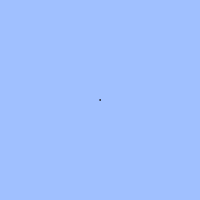
Frame 1 (no input)
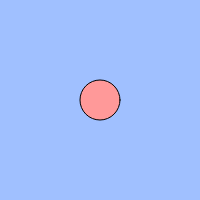
Frame 60 (no input)
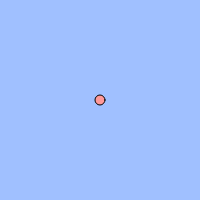
Frame 120 (the mouse pressed at the canvas centre since frame 60)

The p5.js sketch that drew these frames (run headless with seeded random() and noise() and a simulated clock; from frame 60 on, the mouse is pressed at the canvas centre):

// p5.js sketch
// ── sketch.js
// 練習問題「心臓の鼓動のように大きくなったり小さくなったりする円」
let count;
let cycle;

function setup(){
  createCanvas(200, 200);
  count = 0;
  cycle = 100;
}

function draw(){
  background(160, 192, 255);
  if(keyIsDown(" ".charCodeAt(0))){
    count = (count + 2) % cycle;
  }
  else{
    count = (count + 1) % cycle;
  }

  if(count < 45){
    ellipse(width / 2, height / 2, count * 1/2);
  }
  else if(count >= 45 && count < 50){
    ellipse(width / 2, height / 2, count * 3/2);
  }
  else if(count >= 50 && count < 60){
    ellipse(width / 2, height / 2, 100 - count * 1/2);
  }
  else{
    ellipse(width / 2, height / 2, 100 - count);
  }

  fill(255, 153, 153);//ff9999
}
